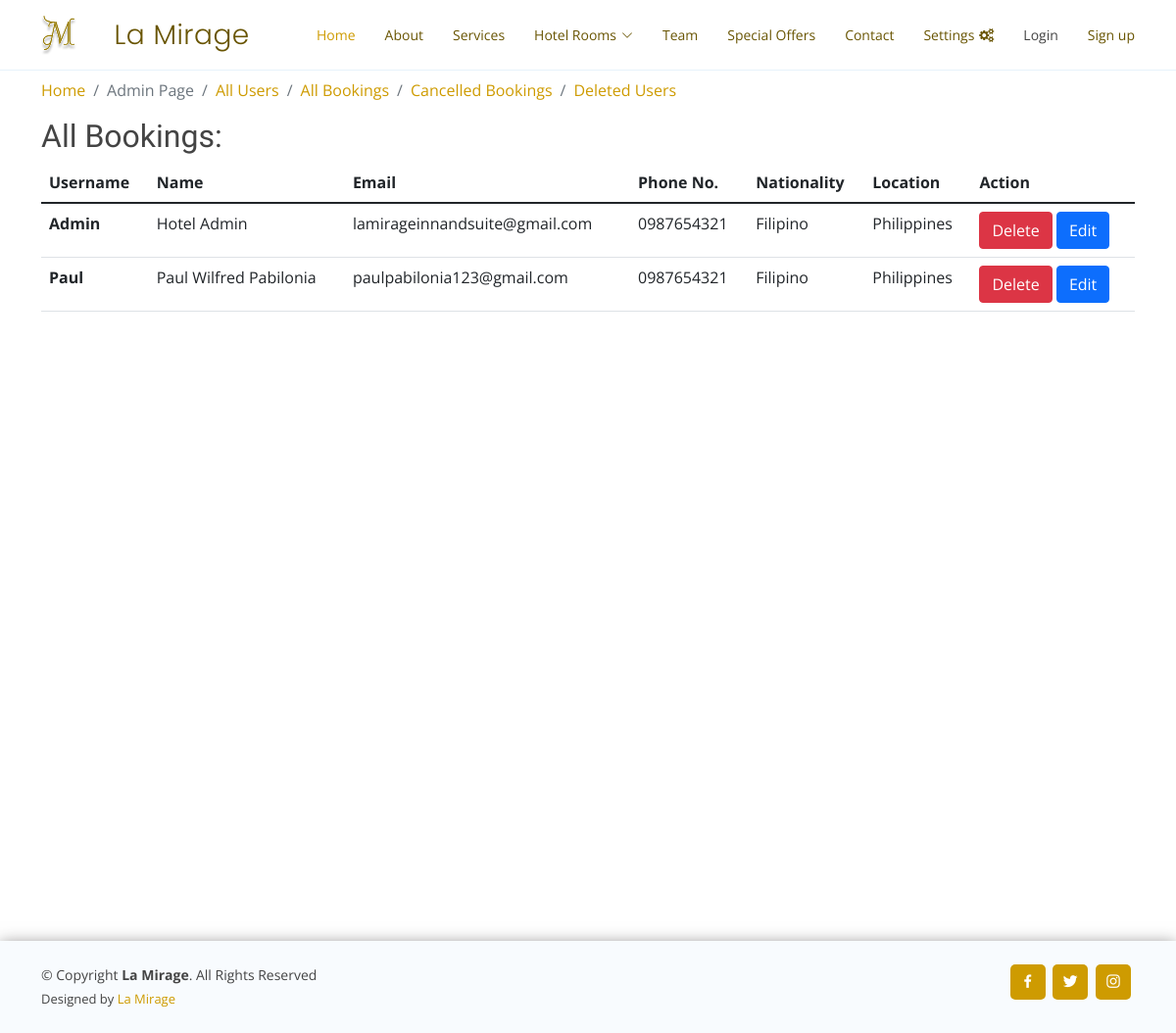
Page /all_users on the committed database.
### reservation/models.py (models this page shows, shortened)
class UserProfile(models.Model):
    client = models.ForeignKey(User, on_delete=models.CASCADE,related_name="userprofile_user",default=None)
    phone_no = models.CharField(max_length=200, null=True)
    nationality= models.CharField(max_length=200, null=True)
    location =  models.CharField(max_length=200, null=True)
    profile_img = models.ImageField(null=True, blank = True, upload_to = "images/")
    is_deleted = models.BooleanField(default=False,blank= True)
    created_at = models.DateTimeField(auto_now_add=True)
    update_at = models.DateTimeField(auto_now=True)

class User(AbstractUser):
    pass

### reservation/views.py (the view)
# urls.py: path("all_users", views.all_users, name="all_users"),
def all_users(request):
    all_profile = UserProfile.objects.filter(is_deleted=False)
    return render(request, "reservation/all_users.html",
                  {'all_profile': all_profile})

### reservation/templates/reservation/all_users.html (shortened to what this page needs)
{% extends 'reservation/admin_layout.html' %}
{% load static %}
{% block body %}
<h2>All Bookings:</h2>
<table class="table">
  <thead class="thead-dark">
    <tr>
      <th scope="col">Username</th>
      <th scope="col">Name</th>
      <th scope="col">Email</th>
      <th scope="col">Phone No.</th>
      <th scope="col">Nationality</th>
      <th scope="col">Location</th>
      <th scope="col">Action</th>
    </tr>
  </thead>
  <tbody>
    {% for profile in all_profile %}
    <tr>
      <th scope="row">{{ profile.client.username }}</th>
      <td>{{profile.client.first_name}} {{profile.client.last_name}}</td>
      <td>{{profile.client.email}}</td>
      <td>{{profile.phone_no}}</td>
      <td>{{profile.nationality}}</td>
      <td>{{profile.location}}</td>
      <td>
        <a href="#" class="btn btn-danger">Delete</a>
        <a href="{% url 'profile_edit' profile.id %}" class="btn btn-primary">Edit</a>
      </td>
    </tr>
    {% endfor %}
  </tbody>
</table>
{% endblock %}

### reservation/static/reservation/assets/css/style.css (style rules this page uses)
body { font-family: "Open Sans", sans-serif; color: #444444; }
a { color: #CE9B01; text-decoration: none; }
h1, h2, h3, h4, h5, h6 { font-family: "Raleway", sans-serif; }

### rows in the picture
UserProfile: client.username "Admin", client.first_name "Hotel", client.last_name "Admin", client.email "lamirageinnandsuite@gmail.com", phone_no "0987654321", nationality "Filipino", location "Philippines"
UserProfile: client.username "Paul", client.first_name "Paul Wilfred", client.last_name "Pabilonia", client.email "paulpabilonia123@gmail.com", phone_no "0987654321", nationality "Filipino", location "Philippines"
